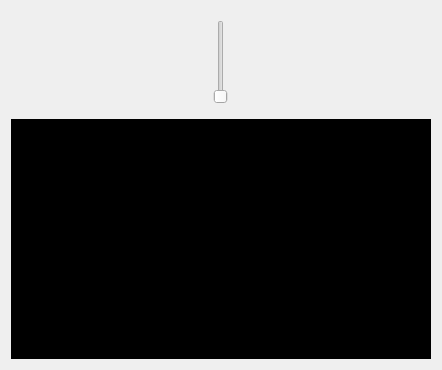
                 <widget class="QFrame" name="verticalFrame_7">
                  <property name="maximumSize">
                   <size>
                    <width>16777215</width>
                    <height>16777215</height>
                   </size>
                  </property>
                  <layout class="QVBoxLayout" name="verticalLayout_29">
                   <item>
                    <widget class="QWidget" name="verticalWidget" native="true">
                     <layout class="QVBoxLayout" name="verticalLayout_33">
                      <item>
                       <layout class="QHBoxLayout" name="horizontalLayout_78">
                        <item>
                         <widget class="QSlider" name="verticalSlider">
                          <property name="orientation">
                           <enum>Qt::Vertical</enum>
                          </property>
                         </widget>
                        </item>
                       </layout>
                      </item>
                     </layout>
                    </widget>
                   </item>
                   <item>
                    <widget class="QFrame" name="verticalFrame_16">
                     <property name="maximumSize">
                      <size>
                       <width>16777215</width>
                       <height>240</height>
                      </size>
                     </property>
                     <layout class="QVBoxLayout" name="verticalLayout_71">
                      <property name="spacing">
                       <number>0</number>
                      </property>
                      <property name="leftMargin">
                       <number>0</number>
                      </property>
                      <property name="topMargin">
                       <number>0</number>
                      </property>
                      <property name="rightMargin">
                       <number>0</number>
                      </property>
                      <property name="bottomMargin">
                       <number>0</number>
                      </property>
                      <item>
                       <widget class="QLabel" name="VisionCamara1_7">
                        <property name="minimumSize">
                         <size>
                          <width>420</width>
                          <height>240</height>
                         </size>
                        </property>
                        <property name="maximumSize">
                         <size>
                          <width>420</width>
                          <height>240</height>
                         </size>
                        </property>
                        <property name="styleSheet">
                         <string notr="true">background-color: rgb(0,0,0);</string>
                        </property>
                        <property name="text">
                         <string/>
                        </property>
                        <property name="pixmap">
                         <pixmap>imagenes/NoCamera.png</pixmap>
                        </property>
                        <property name="scaledContents">
                         <bool>true</bool>
                        </property>
                        <property name="alignment">
                         <set>Qt::AlignCenter</set>
                        </property>
                       </widget>
                      </item>
                     </layout>
                    </widget>
                   </item>
                  </layout>
                 </widget>
